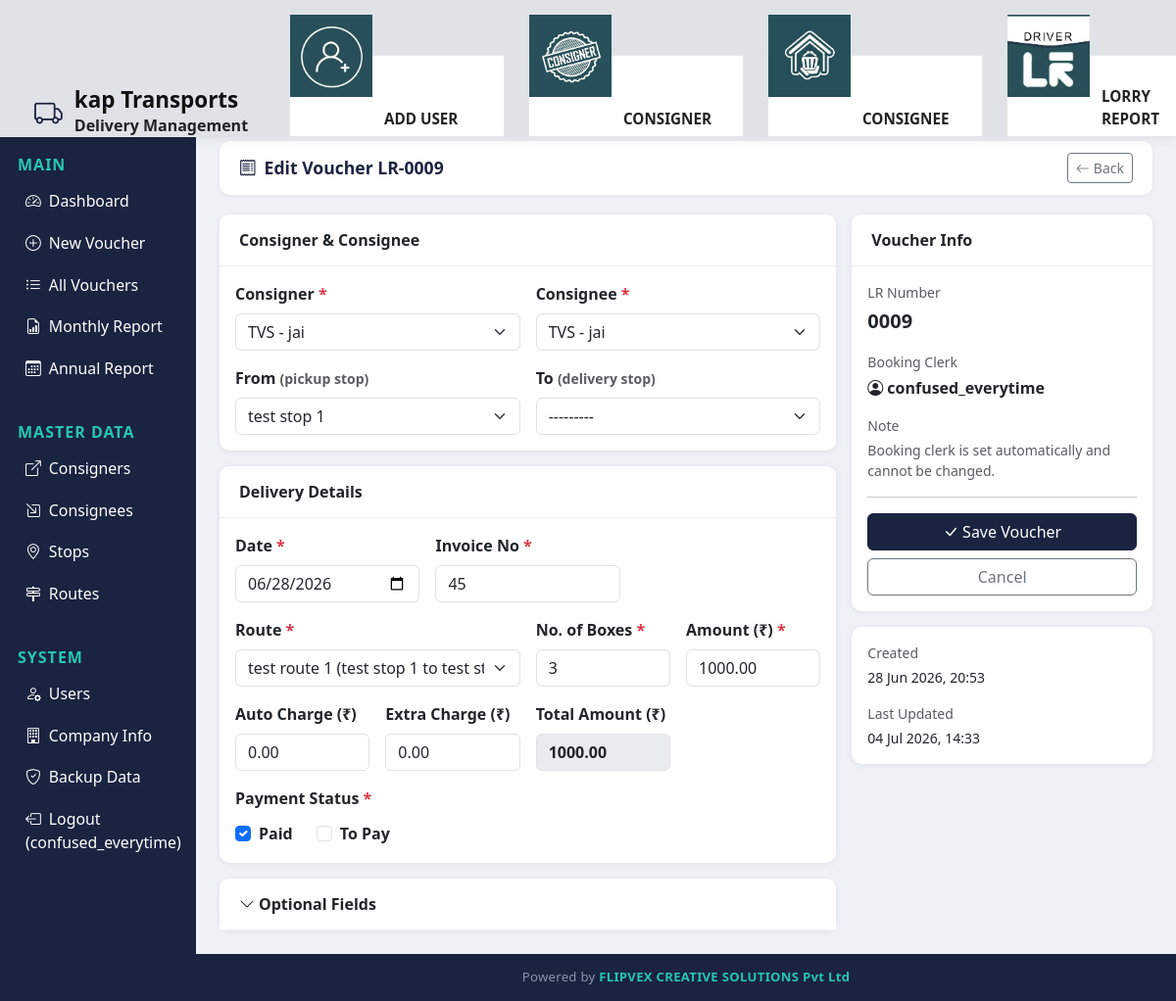
Screenshot of /vouchers/9/edit/ (signed in) with the database file from the repository.
### transport/models.py (models this page shows, shortened)
class CompanyProfile(models.Model):
    name = models.CharField(max_length=200, default='TRANSPORTS COMPANY_name here')
    address_line_1 = models.CharField(max_length=200, default='Address_line1_here')
    address_line_2 = models.CharField(max_length=200, default='Address_line 2_here')
    gst_no = models.CharField(max_length=30, default='gst_number_here')
    mobile_1 = models.CharField(max_length=20, default='mobile_no_1 here')
    mobile_2 = models.CharField(max_length=20, blank=True, default='mobile_number_2 here')
    class Meta:
        verbose_name = 'Company Profile'
        verbose_name_plural = 'Company Profile'
    @classmethod
    def load(cls):
        obj, _ = cls.objects.get_or_create(pk=1)
        return obj

class DeliveryVoucher(models.Model):
    lr_no = models.CharField(max_length=20, unique=True, editable=False)
    date = models.DateField(default=timezone.now)
    booking_clerk = models.ForeignKey(User, on_delete=models.PROTECT, editable=False)
    consigner = models.ForeignKey(Party, on_delete=models.PROTECT, related_name='consigner_vouchers')
    consignee = models.ForeignKey(Party, on_delete=models.PROTECT, related_name='consignee_vouchers')
    from_stop = models.ForeignKey(Stop, on_delete=models.PROTECT, related_name='departures', null=True, blank=True)
    to_stop = models.ForeignKey(Stop, on_delete=models.PROTECT, related_name='arrivals', null=True, blank=True)
    route = models.ForeignKey(Route, on_delete=models.PROTECT)
    invoice_no = models.CharField(max_length=50)
    no_of_boxes = models.PositiveIntegerField()
    amount = models.DecimalField(max_digits=10, decimal_places=2)
    auto_charge = models.DecimalField(max_digits=10, decimal_places=2, default=0, blank=True)
    extra_charge = models.DecimalField(max_digits=10, decimal_places=2, default=0, blank=True)
    bill_amount = models.DecimalField(max_digits=10, decimal_places=2, null=True, blank=True)
    delivery_at = models.CharField(max_length=200, blank=True)
    no_of_articles = models.PositiveIntegerField(null=True, blank=True)
    approx_weight_kg = models.DecimalField(max_digits=8, decimal_places=2, null=True, blank=True)
    service_tax = models.DecimalField(max_digits=8, decimal_places=2, null=True, blank=True)
    to_pay = models.BooleanField(default=True, help_text="True = To Pay, False = Paid")
    declared_value = models.DecimalField(max_digits=12, decimal_places=2, null=True, blank=True)
    remarks = models.TextField(blank=True)
    signed_image = models.FileField(upload_to='signed_vouchers/', blank=True, null=True, help_text="Upload signed delivery voucher image or PDF")
    created_at = models.DateTimeField(auto_now_add=True)
    updated_at = models.DateTimeField(auto_now=True)
    class Meta:
        ordering = ['-date', '-id']

### transport/views.py (the view)
# urls.py: path('vouchers/<int:pk>/edit/', views.voucher_edit, name='voucher_edit'),
@login_required
def voucher_edit(request, pk):
    voucher = get_object_or_404(DeliveryVoucher, pk=pk)
    form = DeliveryVoucherForm(request.POST or None, instance=voucher)
    if form.is_valid():
        form.save()
        messages.success(request, "Voucher updated.")
        return redirect('voucher_list')
    return render(request, 'transport/voucher_form.html', {'form': form, 'title': f'Edit Voucher LR-{voucher.lr_no}', 'obj': voucher, 'company': CompanyProfile.load()})

### transport/models.py (called while the page is built)
    def __str__(self):
        if self.city:
            return f"{self.name} - {self.city}"
        return self.name

    def __str__(self):
        return self.name

    def __str__(self):
        if self.from_stop_id and self.to_stop_id:
            return f"{self.name} ({self.from_stop} to {self.to_stop})"
        return self.name

### templates/transport/voucher_form.html (shortened to what this page needs)
{% extends 'transport/base.html' %}
{% block content %}
<div class="topbar no-print">
  <h5 class="page-title"><i class="bi bi-receipt me-2"></i>{{ title }}</h5>
  <a href="{% url 'voucher_list' %}" class="btn btn-outline-secondary btn-sm"><i class="bi bi-arrow-left me-1"></i>Back</a>
</div>
<form method="post">{% csrf_token %}
<div class="row g-3">
  <div class="col-md-8">
    <div class="card mb-3">
      <div class="card-header">Consigner & Consignee</div>
      <div class="card-body">
        <div class="row g-3">
          <div class="col-md-6">
            <label class="form-label fw-semibold">Consigner <span class="text-danger">*</span></label>
            {{ form.consigner }}
          </div>
          <div class="col-md-6">
            <label class="form-label fw-semibold">Consignee <span class="text-danger">*</span></label>
            {{ form.consignee }}
          </div>
          <div class="col-md-6">
            <label class="form-label fw-semibold">From <span class="text-muted small">(pickup stop)</span></label>
            {{ form.from_stop }}
          </div>
          <div class="col-md-6">
            <label class="form-label fw-semibold">To <span class="text-muted small">(delivery stop)</span></label>
            {{ form.to_stop }}
          </div>
        </div>
      </div>
    </div>
    <div class="card mb-3">
      <div class="card-header">Delivery Details</div>
      <div class="card-body">
        <div class="row g-3">
          <div class="col-md-4">
            <label class="form-label fw-semibold">Date <span class="text-danger">*</span></label>
            {{ form.date }}
          </div>
          <div class="col-md-4">
            <label class="form-label fw-semibold">Invoice No <span class="text-danger">*</span></label>
            {{ form.invoice_no }}
          </div>
          <div class="col-md-6">
            <label class="form-label fw-semibold">Route <span class="text-danger">*</span></label>
            {{ form.route }}
          </div>
          <div class="col-md-3">
            <label class="form-label fw-semibold">No. of Boxes <span class="text-danger">*</span></label>
            {{ form.no_of_boxes }}
          </div>
          <div class="col-md-3">
            <label class="form-label fw-semibold">Amount (&#8377;) <span class="text-danger">*</span></label>
            {{ form.amount }}
          </div>
          <div class="col-md-3">
            <label class="form-label fw-semibold">Auto Charge (&#8377;)</label>
            {{ form.auto_charge }}
          </div>
          <div class="col-md-3">
            <label class="form-label fw-semibold">Extra Charge (&#8377;)</label>
            {{ form.extra_charge }}
          </div>
          <div class="col-md-3">
            <label class="form-label fw-semibold">Total Amount (&#8377;)</label>
            <input type="text" class="form-control" id="total_amount_display" readonly style="background:#e9ecef;font-weight:bold;" value="0.00">
          </div>
          <div class="col-md-6">
            <label class="form-label fw-semibold">Payment Status <span class="text-danger">*</span></label>
            <div class="d-flex gap-4 align-items-center mt-1">
              <div class="form-check">
                <input class="form-check-input" type="checkbox" id="cb_paid" {% if not form.to_pay.value %}checked{% endif %}>
                <label class="form-check-label fw-semibold" for="cb_paid">Paid</label>
              </div>
              <div class="form-check">
                <input class="form-check-input" type="checkbox" id="cb_to_pay" {% if form.to_pay.value %}checked{% endif %}>
                <label class="form-check-label fw-semibold" for="cb_to_pay">To Pay</label>
              </div>
            </div>
          </div>
        </div>
      </div>
    </div>
    <div class="card">
      <div class="card-header" style="cursor:pointer" data-bs-toggle="collapse" data-bs-target="#optFields">
        <i class="bi bi-chevron-down me-1"></i>Optional Fields
      </div>
    </div>
  </div>
  <div class="col-md-4">
    <div class="card">
      <div class="card-header">Voucher Info</div>
      <div class="card-body">
        <p class="text-muted small mb-1">LR Number</p>
        <p class="fw-bold fs-5">{% if obj %}{{ obj.lr_no }}{% else %}<span class="text-muted">Auto-assigned</span>{% endif %}</p>
        <p class="text-muted small mb-1">Booking Clerk</p>
        <p class="fw-bold"><i class="bi bi-person-circle me-1"></i>{{ request.user.get_full_name|default:request.user.username }}</p>
        <p class="text-muted small mb-1 mt-2">Note</p>
        <p class="text-muted small">Booking clerk is set automatically and cannot be changed.</p>
        <hr>
        <div class="d-grid gap-2">
          <button type="submit" class="btn btn-primary"><i class="bi bi-check-lg me-1"></i>Save Voucher</button>
          <a href="{% url 'voucher_list' %}" class="btn btn-outline-secondary">Cancel</a>
        </div>
      </div>
    </div>
    {% if obj %}
    <div class="card mt-3">
      <div class="card-body">
        <p class="text-muted small mb-1">Created</p>
        <p class="small">{{ obj.created_at|date:"d M Y, H:i" }}</p>
        <p class="text-muted small mb-1">Last Updated</p>
        <p class="small mb-0">{{ obj.updated_at|date:"d M Y, H:i" }}</p>
      </div>
    </div>
    {% endif %}
  </div>
</div>
</form>
{% endblock %}

### templates/transport/base.html (shortened to what this page needs)
{% load static %}
<!DOCTYPE html>
<html lang="en">
<head>
<link href="https://cdn.jsdelivr.net/npm/bootstrap@5.3.0/dist/css/bootstrap.min.css" rel="stylesheet">
<link href="https://cdn.jsdelivr.net/npm/bootstrap-icons@1.11.0/font/bootstrap-icons.css" rel="stylesheet">
</head>
<body>
{% if user.is_authenticated %}
<div class="top-header">
  <div class="brand-section">
    <i class="bi bi-truck brand-icon"></i>
    <div>
      <h5>{{company.name}}</h5>
      <small>Delivery Management</small>
    </div>
  </div>
  <div class="icon-cards">
    {% if user.is_staff %}
    <a href="{% url 'user_add' %}" class="icon-card {% if 'user' in request.resolver_match.url_name %}icon-active{% endif %}">
      <img src="{% static 'images/add_user.jpeg' %}" alt="Consigner">
      <span class="icon-label">Add User</span>
    </a>
    {% endif %}
    <a href="{% url 'consigner_list' %}" class="icon-card {% if 'consigner' in request.resolver_match.url_name %}icon-active{% endif %}">
      <img src="{% static 'images/consigners.jpeg' %}" alt="Consigner">
      <span class="icon-label">Consigner</span>
    </a>
    <a href="{% url 'consignee_list' %}" class="icon-card {% if 'consignee' in request.resolver_match.url_name %}icon-active{% endif %}">
      <img src="{% static 'images/dashboard.jpeg' %}" alt="Consignee">
      <span class="icon-label">Consignee</span>
    </a>
    <a href="{% url 'monthly_report' %}" class="icon-card {% if 'route' in request.resolver_match.url_name %}icon-active{% endif %}">
      <img src="{% static 'images/routes.jpeg' %}" alt="Routes">
      <span class="icon-label">Lorry Report</span>
    </a>
  </div>
</div>
<div class="sidebar">
  <div class="section-label">Main</div>
  <a href="{% url 'dashboard' %}" class="nav-link {% if request.resolver_match.url_name == 'dashboard' %}active{% endif %}"><i class="bi bi-speedometer2 me-2"></i>Dashboard</a>
  <a href="{% url 'voucher_add' %}" class="nav-link {% if request.resolver_match.url_name == 'voucher_add' %}active{% endif %}"><i class="bi bi-plus-circle me-2"></i>New Voucher</a>
  <a href="{% url 'voucher_list' %}" class="nav-link {% if request.resolver_match.url_name == 'voucher_list' %}active{% endif %}"><i class="bi bi-list-ul me-2"></i>All Vouchers</a>
  <a href="{% url 'monthly_report' %}" class="nav-link {% if request.resolver_match.url_name == 'monthly_report' %}active{% endif %}"><i class="bi bi-file-earmark-bar-graph me-2"></i>Monthly Report</a>
  <a href="{% url 'annual_report' %}" class="nav-link {% if request.resolver_match.url_name == 'annual_report' %}active{% endif %}"><i class="bi bi-calendar3 me-2"></i>Annual Report</a>
  <div class="section-label">Master Data</div>
  <a href="{% url 'consigner_list' %}" class="nav-link {% if 'consigner' in request.resolver_match.url_name %}active{% endif %}"><i class="bi bi-box-arrow-up-right me-2"></i>Consigners</a>
  <a href="{% url 'consignee_list' %}" class="nav-link {% if 'consignee' in request.resolver_match.url_name %}active{% endif %}"><i class="bi bi-box-arrow-in-down-right me-2"></i>Consignees</a>
  <a href="{% url 'stop_list' %}" class="nav-link {% if 'stop' in request.resolver_match.url_name %}active{% endif %}"><i class="bi bi-geo-alt me-2"></i>Stops</a>
  <a href="{% url 'route_list' %}" class="nav-link {% if 'route' in request.resolver_match.url_name %}active{% endif %}"><i class="bi bi-signpost-2 me-2"></i>Routes</a>
  <div class="section-label">System</div>
  {% if user.is_staff %}
  <a href="{% url 'user_list' %}" class="nav-link {% if 'user' in request.resolver_match.url_name %}active{% endif %}"><i class="bi bi-person-gear me-2"></i>Users</a>
  <a href="{% url 'company_about' %}" class="nav-link {% if request.resolver_match.url_name == 'company_about' %}active{% endif %}"><i class="bi bi-building me-2"></i>Company Info</a>
  {% endif %}
  <a href="{% url 'backup_db' %}" class="nav-link"><i class="bi bi-shield-check me-2"></i>Backup Data</a>
  <a href="{% url 'logout' %}" class="nav-link"><i class="bi bi-box-arrow-left me-2"></i>Logout ({{ user.username }})</a>
</div>
{% endif %}
<div class="{% if user.is_authenticated %}main-content{% else %}container mt-5{% endif %}">
{% block content %}{% endblock %}
</div>
{% if user.is_authenticated %}
<footer class="site-footer">
  Powered by <span>FLIPVEX CREATIVE SOLUTIONS Pvt Ltd</span>
</footer>
{% endif %}
</body>
</html>

### templates/transport/base.html (style rules this page uses)
body { font-family:'Segoe UI',sans-serif; margin:0; background:#eef1f5; }
.top-header { position:fixed; top:0; left:0; right:0; z-index:110; height:140px; background:#dfe3e8; display:flex; align-items:flex-end; padding:50px 35px 0; box-shadow:0 2px 10px rgba(0,0,0,.08); }
.top-header .brand-section { display:flex; align-items:center; gap:12px; min-width:220px; }
.top-header .brand-section .brand-icon { font-size:1.8rem; color:#1a2340; }
.top-header .brand-section h5 { margin:0; font-weight:700; font-size:1.4rem; color:#111; }
.top-header .brand-section small { display:block; color:#222; font-size:1rem; font-weight:600; }
.top-header .icon-cards { flex:1; display:flex; justify-content:space-evenly; align-items:center; gap:24px; margin-left:40px; }
.icon-card { width:220px; height:84px; background:#fff; border:1px solid #e6e6e6; border-radius:0; display:flex; align-items:flex-end; justify-content:flex-start; text-decoration:none; color:#222; overflow:visible; transition:.2s; position:relative; }
.icon-card img { width:84px; height:84px; object-fit:cover; flex-shrink:0; border-radius:0; position:absolute; top:-42px; left:0; }
.icon-card .icon-label { margin-left:96px; padding:0 14px 6px 0; font-size:.95rem; font-weight:700; text-transform:uppercase; letter-spacing:0; color:inherit; }
.sidebar { width:200px; position:fixed; top:120px; left:0; bottom:0; background:#1a2340; z-index:100; overflow-y:auto; padding-top:6px; }
.sidebar .nav-link { color:#ffffff; padding:9px 18px; border-radius:6px; margin:1px 8px; font-size:.99rem; display:block; text-decoration:none; }
.sidebar .nav-link i { width:20px; }
.sidebar .section-label { color:#26c6b0; font-size:1.0rem; text-transform:uppercase; letter-spacing:1px; padding:30px 18px 4px; font-weight:600; }
.main-content { margin-left:200px; margin-top:120px; padding:24px; min-height:calc(100vh - 120px); }
.topbar { background:#fff; border-radius:10px; padding:12px 20px; margin-bottom:20px; display:flex; align-items:center; justify-content:space-between; box-shadow:0 1px 4px rgba(0,0,0,.06); }
.topbar .page-title { font-weight:600; font-size:1.1rem; color:#1a2340; margin:0; }
.card { border:none; border-radius:10px; box-shadow:0 1px 6px rgba(0,0,0,.07); }
.card-header { border-radius:10px 10px 0 0!important; background:#fff; border-bottom:1px solid #eef0f5; padding:14px 20px; font-weight:600; }
.btn-primary { background:#1a2340; border-color:#1a2340; }
.site-footer { margin-left:200px; background:#1a2340; color:#8a94a8; text-align:center; padding:14px 20px; font-size:.82rem; letter-spacing:.3px; }
.site-footer span { color:#26c6b0; font-weight:600; }

### rows the page displays
CompanyProfile: name "kap Transports"
DeliveryVoucher: consigner "TVS - jai", consignee "TVS - jai", from_stop "test stop 1", to_stop "---------", date "06/28/2026", invoice_no "45", route "test route 1 (test stop 1 to test stop 3)", no_of_boxes "3", amount "1000.00", auto_charge "0.00", extra_charge "0.00", lr_no "0009", created_at "28 Jun 2026, 20:53", updated_at "04 Jul 2026, 14:33"

### other values shown
{{ user.username }} "confused_everytime"
{{ title }} "Edit Voucher LR-0009"
{{ request.user.get_full_name|default:request.user.username }} "confused_everytime"
